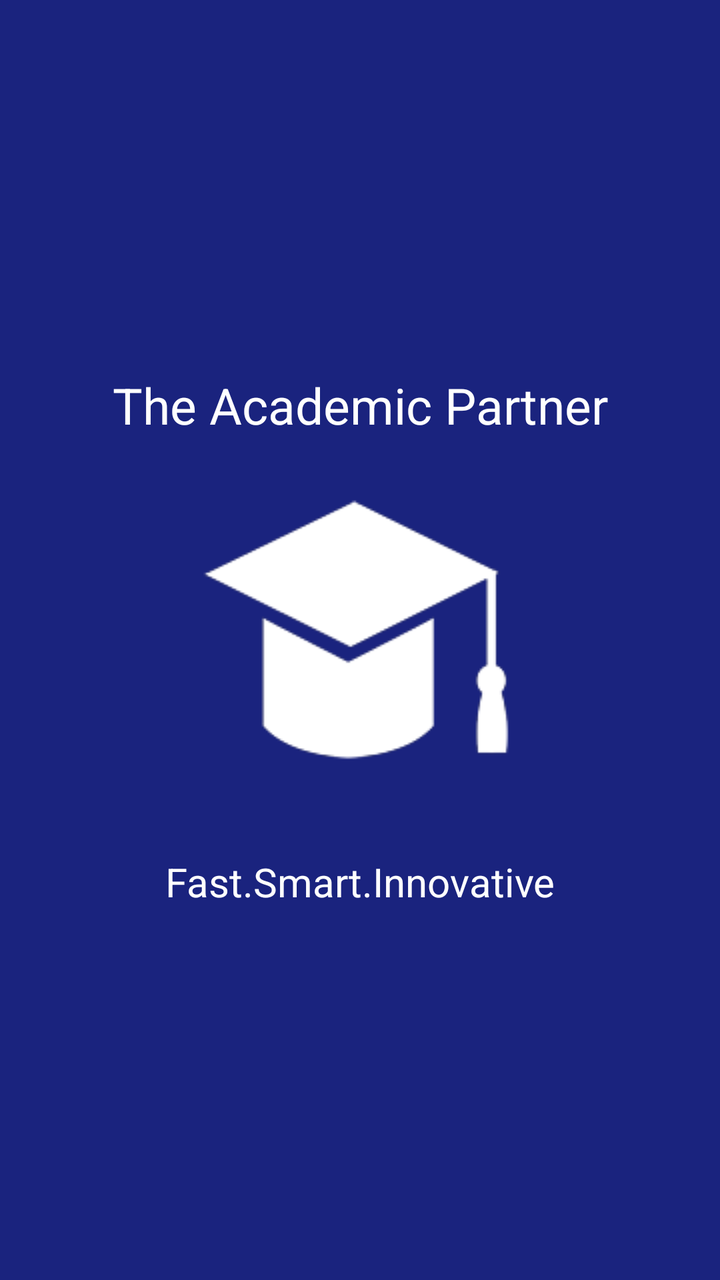
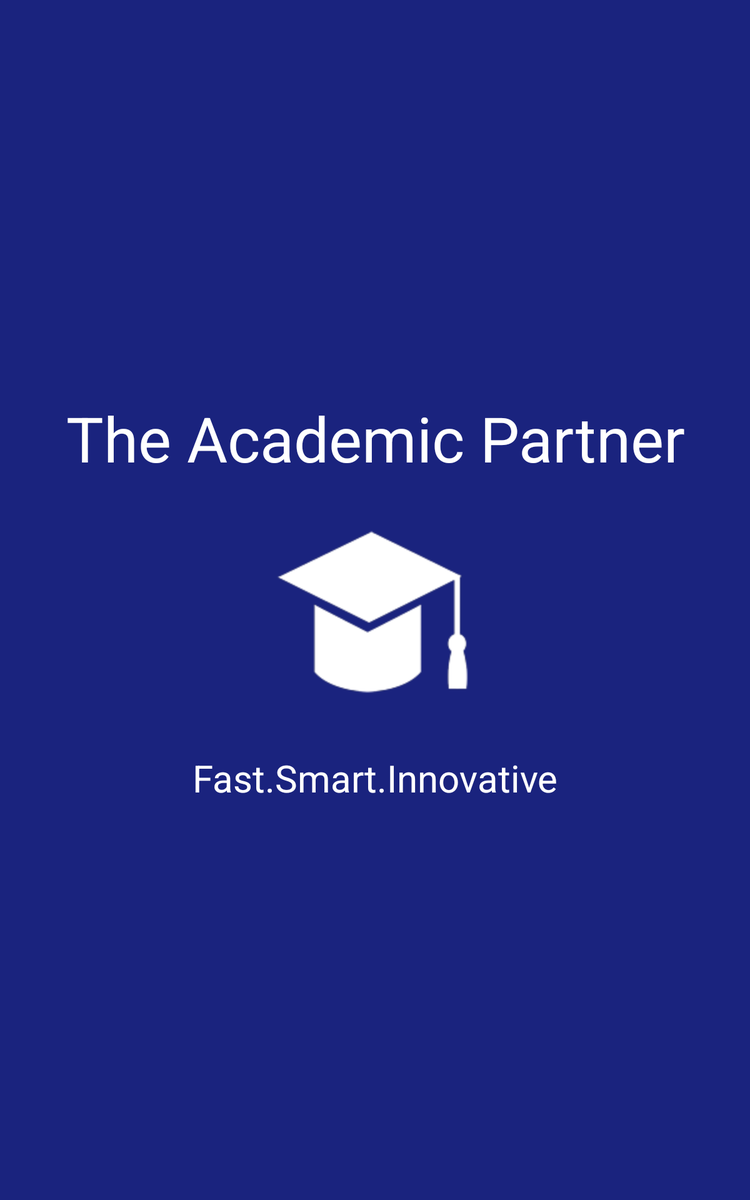

One screen, two layout resources from the same app: the default and the repository's alternative for another configuration. Each is rendered where Android would select it; the XML of both is given below.
<!-- AndroidManifest.xml: application theme AppTheme -->
<!-- res/layout/content_splash.xml -->
<?xml version="1.0" encoding="utf-8"?>
<RelativeLayout xmlns:android="http://schemas.android.com/apk/res/android"
    xmlns:app="http://schemas.android.com/apk/res-auto"
    xmlns:tools="http://schemas.android.com/tools"
    android:id="@+id/relLayout"
    android:layout_width="match_parent"
    android:layout_height="match_parent"
    android:paddingBottom="@dimen/activity_vertical_margin"
    android:paddingLeft="@dimen/activity_horizontal_margin"
    android:paddingRight="@dimen/activity_horizontal_margin"
    android:paddingTop="@dimen/activity_vertical_margin"
    android:gravity="center"
    app:layout_behavior="@string/appbar_scrolling_view_behavior"
    tools:context=".projectactivities.Splash"
    android:background="@color/splashBackgroundColor">
    

    <TextView
        android:id="@+id/appName"
        android:layout_width="fill_parent"
        android:layout_height="wrap_content"
        android:text="@string/appName"
        android:textColor="@color/white"
        android:textSize="25sp"
        android:layout_marginBottom="10dp"
        android:gravity="center"
        android:layout_gravity="center" />

    <ImageView
        android:id="@+id/hat"
        android:layout_width="200dp"
        android:layout_height="wrap_content"
        android:gravity="center"
        android:layout_below="@id/appName"
        android:src="@drawable/white_hat"
        android:layout_centerHorizontal="true" />

    <TextView
        android:id="@+id/appMotto"
        android:layout_width="fill_parent"
        android:layout_height="wrap_content"
        android:text="@string/motto"
        android:textColor="@color/white"
        android:textSize="20sp"
        android:layout_below="@id/hat"
        android:gravity="center"
        android:layout_marginTop="20dp"
        android:layout_gravity="center"/>

</RelativeLayout>
<!-- resources referenced by this layout -->
<resources>
  <color name="splashBackgroundColor">#1A237E</color>
  <color name="white">#FFFFFF</color>
  <dimen name="activity_horizontal_margin">16dp</dimen>
  <dimen name="activity_vertical_margin">16dp</dimen>
  <!-- drawable white_hat: png bitmap (drawable, 6002 bytes) -->
  <string name="appName">The Academic Partner</string>
  <string name="motto">Fast.Smart.Innovative</string>
  <style name="AppTheme" parent="Theme.AppCompat.Light.DarkActionBar">
          
          <item name="colorPrimary">@color/colorPrimary</item>
          <item name="colorPrimaryDark">@color/colorPrimaryDark</item>
          <item name="colorAccent">@color/colorAccent</item>
      </style>
  <color name="colorPrimary">#3f51b5</color>
  <color name="colorPrimaryDark">#1A237E</color>
  <color name="colorAccent">#ffab00</color>
</resources>
<!-- res/layout-large/content_splash.xml (the repository's variant of the layout above) -->
<!-- drawn on a 7-inch tablet held upright -->
<?xml version="1.0" encoding="utf-8"?>
<RelativeLayout xmlns:android="http://schemas.android.com/apk/res/android"
    xmlns:app="http://schemas.android.com/apk/res-auto"
    xmlns:tools="http://schemas.android.com/tools"
    android:id="@+id/relLayout"
    android:layout_width="match_parent"
    android:layout_height="match_parent"
    android:paddingBottom="@dimen/activity_vertical_margin"
    android:paddingLeft="@dimen/activity_horizontal_margin"
    android:paddingRight="@dimen/activity_horizontal_margin"
    android:paddingTop="@dimen/activity_vertical_margin"
    android:gravity="center"
    app:layout_behavior="@string/appbar_scrolling_view_behavior"
    tools:context=".projectactivities.Splash"
    tools:showIn="@layout/activity_splash"
    android:background="@color/splashBackgroundColor">

    <TextView
        android:id="@+id/appName"
        android:layout_width="fill_parent"
        android:layout_height="wrap_content"
        android:text="@string/appName"
        android:textColor="@color/white"
        android:textSize="50sp"
        android:gravity="center"
        android:layout_gravity="center" />

    <ImageView
        android:id="@+id/hat"
        android:layout_below="@id/appName"
        android:layout_width="fill_parent"
        android:layout_height="wrap_content"
        android:gravity="center"
        android:src="@drawable/white_hat"
        android:layout_marginTop="20dp"/>

    <TextView
        android:id="@+id/appMotto"
        android:layout_width="fill_parent"
        android:layout_height="wrap_content"
        android:text="@string/motto"
        android:textColor="@color/white"
        android:textSize="30sp"
        android:layout_below="@id/hat"
        android:gravity="center"
        android:layout_marginTop="20dp"
        android:layout_gravity="center"/>

</RelativeLayout>
<!-- res/layout/activity_splash.xml (included above) -->
<?xml version="1.0" encoding="utf-8"?>
<android.support.design.widget.CoordinatorLayout xmlns:android="http://schemas.android.com/apk/res/android"
    xmlns:app="http://schemas.android.com/apk/res-auto"
    xmlns:tools="http://schemas.android.com/tools"
    android:layout_width="match_parent"
    android:layout_height="match_parent"
    android:fitsSystemWindows="true"
    tools:context=".projectactivities.Splash">

    
    <include layout="@layout/content_splash" />

    <android.support.design.widget.FloatingActionButton
        android:id="@+id/fab"
        android:layout_width="wrap_content"
        android:layout_height="wrap_content"
        android:layout_gravity="bottom|end"
        android:layout_margin="@dimen/fab_margin"
        android:src="@android:drawable/ic_dialog_email" />

</android.support.design.widget.CoordinatorLayout>
<!-- res/layout/content_splash.xml (included above) -->
<?xml version="1.0" encoding="utf-8"?>
<RelativeLayout xmlns:android="http://schemas.android.com/apk/res/android"
    xmlns:app="http://schemas.android.com/apk/res-auto"
    xmlns:tools="http://schemas.android.com/tools"
    android:id="@+id/relLayout"
    android:layout_width="match_parent"
    android:layout_height="match_parent"
    android:paddingBottom="@dimen/activity_vertical_margin"
    android:paddingLeft="@dimen/activity_horizontal_margin"
    android:paddingRight="@dimen/activity_horizontal_margin"
    android:paddingTop="@dimen/activity_vertical_margin"
    android:gravity="center"
    app:layout_behavior="@string/appbar_scrolling_view_behavior"
    tools:context=".projectactivities.Splash"
    android:background="@color/splashBackgroundColor">
    

    <TextView
        android:id="@+id/appName"
        android:layout_width="fill_parent"
        android:layout_height="wrap_content"
        android:text="@string/appName"
        android:textColor="@color/white"
        android:textSize="25sp"
        android:layout_marginBottom="10dp"
        android:gravity="center"
        android:layout_gravity="center" />

    <ImageView
        android:id="@+id/hat"
        android:layout_width="200dp"
        android:layout_height="wrap_content"
        android:gravity="center"
        android:layout_below="@id/appName"
        android:src="@drawable/white_hat"
        android:layout_centerHorizontal="true" />

    <TextView
        android:id="@+id/appMotto"
        android:layout_width="fill_parent"
        android:layout_height="wrap_content"
        android:text="@string/motto"
        android:textColor="@color/white"
        android:textSize="20sp"
        android:layout_below="@id/hat"
        android:gravity="center"
        android:layout_marginTop="20dp"
        android:layout_gravity="center"/>

</RelativeLayout>
<!-- resources referenced by the variant -->
<!-- as a 7-inch tablet held upright resolves them -->
<resources>
  <color name="splashBackgroundColor">#1A237E</color>
  <color name="white">#FFFFFF</color>
  <dimen name="activity_horizontal_margin">16dp</dimen>
  <dimen name="activity_vertical_margin">16dp</dimen>
  <dimen name="fab_margin">16dp</dimen>
  <!-- drawable white_hat: png bitmap (drawable, 6002 bytes) -->
  <string name="appName">The Academic Partner</string>
  <string name="motto">Fast.Smart.Innovative</string>
  <style name="AppTheme" parent="Theme.AppCompat.Light.DarkActionBar">
          
          <item name="colorPrimary">@color/colorPrimary</item>
          <item name="colorPrimaryDark">@color/colorPrimaryDark</item>
          <item name="colorAccent">@color/colorAccent</item>
      </style>
  <color name="colorPrimary">#3f51b5</color>
  <color name="colorPrimaryDark">#1A237E</color>
  <color name="colorAccent">#ffab00</color>
</resources>
